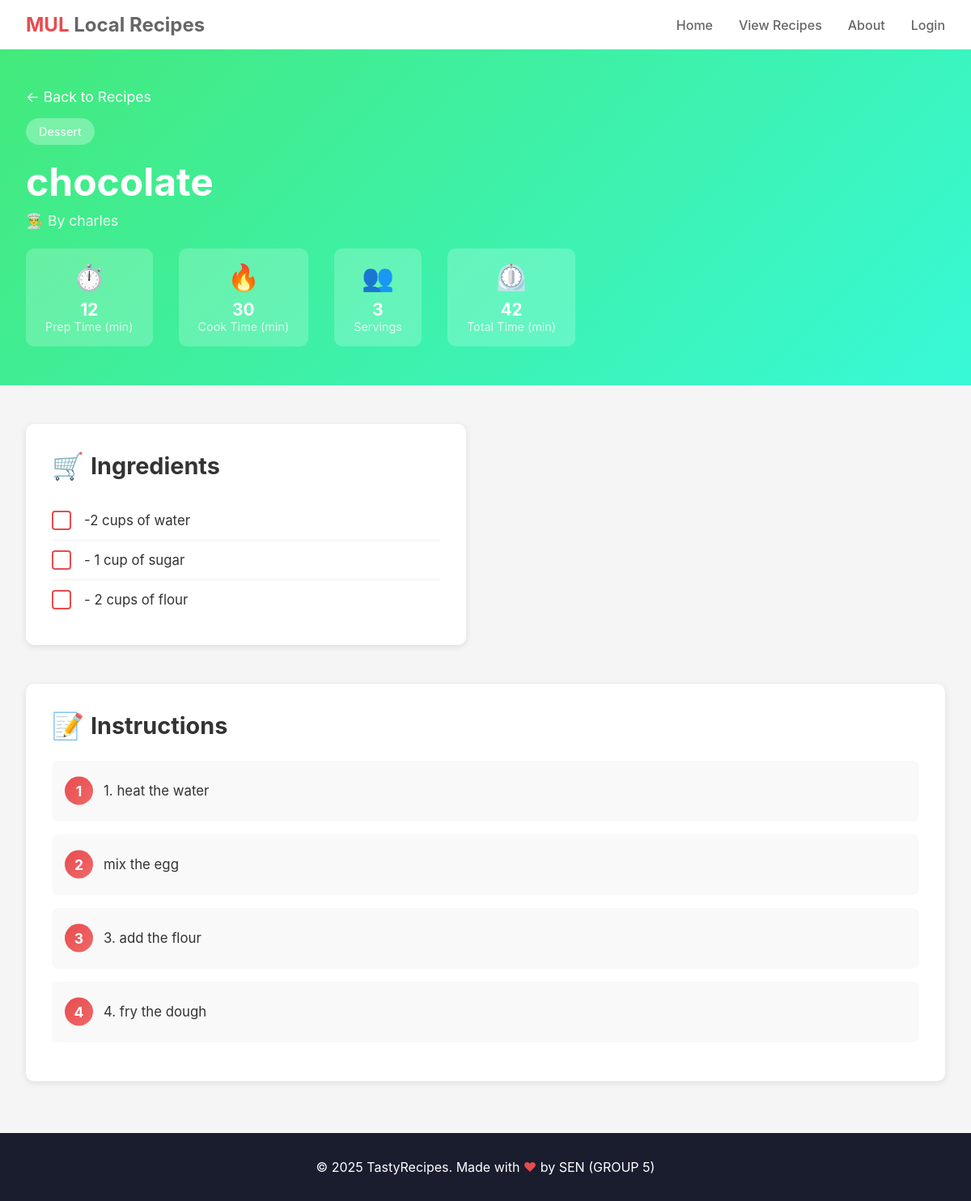
/recipe/1, run on the app's committed database.
### app.py (models this page shows)
class Recipe(db.Model):
    id = db.Column(db.Integer, primary_key=True)
    name = db.Column(db.String(120), nullable=False)
    category = db.Column(db.String(50), nullable=False)
    prep_time = db.Column(db.Integer, nullable=False)
    cook_time = db.Column(db.Integer, nullable=False)
    servings = db.Column(db.Integer, nullable=False)
    ingredients = db.Column(db.Text, nullable=False)
    instructions = db.Column(db.Text, nullable=False)
    image_url = db.Column(db.String(500))
    user_id = db.Column(db.Integer, db.ForeignKey('user.id'), nullable=False)
    created_at = db.Column(db.DateTime, default=datetime.utcnow)

class User(db.Model):
    id = db.Column(db.Integer, primary_key=True)
    username = db.Column(db.String(80), unique=True, nullable=False)
    password = db.Column(db.String(200), nullable=False)
    recipes = db.relationship('Recipe', backref='author', lazy=True)

### app.py (the view)
@app.route('/recipe/<int:id>')
def view_recipe(id):
    recipe = Recipe.query.get_or_404(id)
    return render_template('recipe_detail.html', recipe=recipe)

### templates/recipe_detail.html (shortened to what this page needs)
{% extends "base.html" %}
{% block content %}
<div class="recipe-hero {% if recipe.category == 'Breakfast' or recipe.category == 'Dinner' %}pink{% elif recipe.category == 'Lunch' %}blue{% elif recipe.category == 'Dessert' %}green{% else %}blue{% endif %}">
    <div class="hero-content">
        <a href="{{ url_for('view_recipes') }}" class="back-button">← Back to Recipes</a>
        <div class="recipe-header">
            <div class="recipe-title-section">
                <span class="recipe-badge">{{ recipe.category }}</span>
                <h1>{{ recipe.name }}</h1>
                <p class="recipe-author">👨‍🍳 By {{ recipe.author.username }}</p>
                <div class="recipe-stats">
                    <div class="stat-item">
                        <div class="stat-icon">⏱️</div>
                        <div class="stat-value">{{ recipe.prep_time }}</div>
                        <div class="stat-label">Prep Time (min)</div>
                    </div>
                    <div class="stat-item">
                        <div class="stat-icon">🔥</div>
                        <div class="stat-value">{{ recipe.cook_time }}</div>
                        <div class="stat-label">Cook Time (min)</div>
                    </div>
                    <div class="stat-item">
                        <div class="stat-icon">👥</div>
                        <div class="stat-value">{{ recipe.servings }}</div>
                        <div class="stat-label">Servings</div>
                    </div>
                    <div class="stat-item">
                        <div class="stat-icon">⏲️</div>
                        <div class="stat-value">{{ recipe.prep_time + recipe.cook_time }}</div>
                        <div class="stat-label">Total Time (min)</div>
                    </div>
                </div>
            </div>
        </div>
    </div>
</div>
<div class="recipe-content-section">
    <div class="content-grid">
        <div class="content-box">
            <h2 class="section-title">
                <span class="section-icon">🛒</span>
                Ingredients
            </h2>
            <ul class="ingredients-list">
                {% for ingredient in recipe.ingredients.split('\n') %}
                {% if ingredient.strip() %}
                <li>
                    <div class="ingredient-checkbox"></div>
                    <span class="ingredient-text">{{ ingredient.strip() }}</span>
                </li>
                {% endif %}
                {% endfor %}
            </ul>
        </div>
        <div class="content-box full-width">
            <h2 class="section-title">
                <span class="section-icon">📝</span>
                Instructions
            </h2>
            <ol class="instructions-list">
                {% for instruction in recipe.instructions.split('\n') %}
                {% if instruction.strip() %}
                <li>
                    <p class="instruction-text">{{ instruction.strip() }}</p>
                </li>
                {% endif %}
                {% endfor %}
            </ol>
        </div>
    </div>
</div>
{% endblock %}

### templates/base.html (shortened to what this page needs)
<!DOCTYPE html>
<html lang="en">
<head>
</head>
<body>
    <nav class="navbar">
        <div class="logo">
            <span class="mul">MUL</span> <span class="text">Local Recipes</span>
        </div>
        <div class="nav-links">
            <a href="{{ url_for('index') }}" {% if request.endpoint == 'index' %}class="active"{% endif %}>Home</a>
            <a href="{{ url_for('view_recipes') }}" {% if request.endpoint == 'view_recipes' %}class="active"{% endif %}>View Recipes</a>
            <a href="{{ url_for('about') }}" {% if request.endpoint == 'about' %}class="active"{% endif %}>About</a>
            {% if session.user_id %}
            <div class="user-badge" title="{{ session.username }}">{{ session.username[0].upper() }}</div>
            <a href="{{ url_for('logout') }}">Logout</a>
            {% else %}
            <a href="{{ url_for('login') }}">Login</a>
            {% endif %}
        </div>
    </nav>
    {% block content %}{% endblock %}
    <footer>
        <p>© 2025 TastyRecipes. Made with <span class="heart">❤</span> by SEN (GROUP 5)</p>
    </footer>
</body>
</html>

### templates/base.html (style rules this page uses)
* { margin: 0; padding: 0; box-sizing: border-box; }
body { font-family: -apple-system, BlinkMacSystemFont, 'Segoe UI', Roboto, Oxygen, Ubuntu, Cantarell, sans-serif; background-color: #f5f5f5; }
.navbar { background-color: white; padding: 1rem 2rem; box-shadow: 0 2px 4px rgba(0,0,0,0.1); display: flex; justify-content: space-between; align-items: center; }
.logo { font-size: 1.5rem; font-weight: bold; }
.logo .mul { color: #e84c4f; }
.logo .text { color: #666; }
.nav-links { display: flex; gap: 2rem; align-items: center; }
.nav-links a { text-decoration: none; color: #666; font-weight: 500; transition: color 0.3s; }
footer { background-color: #1a1d2e; color: white; text-align: center; padding: 2rem; margin-top: 4rem; }
footer .heart { color: #e84c4f; }

### templates/recipe_detail.html (style rules this page uses)
.recipe-hero { background: linear-gradient(135deg, #667eea 0%, #764ba2 100%); color: white; padding: 3rem 0; position: relative; }
.recipe-hero.green { background: linear-gradient(135deg, #43e97b 0%, #38f9d7 100%); }
.hero-content { max-width: 1200px; margin: 0 auto; padding: 0 2rem; }
.back-button { display: inline-block; color: white; text-decoration: none; margin-bottom: 1rem; font-size: 1.1rem; transition: opacity 0.3s; }
.recipe-header { display: flex; justify-content: space-between; align-items: start; flex-wrap: wrap; gap: 2rem; }
.recipe-title-section h1 { font-size: 3rem; margin-bottom: 0.5rem; }
.recipe-badge { display: inline-block; padding: 0.5rem 1rem; border-radius: 25px; font-size: 0.9rem; background-color: rgba(255, 255, 255, 0.3); margin-bottom: 1rem; }
.recipe-author { font-size: 1.1rem; opacity: 0.9; }
.recipe-stats { display: flex; gap: 2rem; margin-top: 1.5rem; flex-wrap: wrap; }
.stat-item { text-align: center; background-color: rgba(255, 255, 255, 0.2); padding: 1rem 1.5rem; border-radius: 10px; }
.stat-icon { font-size: 2rem; margin-bottom: 0.5rem; }
.stat-label { font-size: 0.9rem; opacity: 0.8; }
.stat-value { font-size: 1.3rem; font-weight: bold; }
.recipe-content-section { max-width: 1200px; margin: 3rem auto; padding: 0 2rem; }
.content-grid { display: grid; grid-template-columns: 1fr 1fr; gap: 3rem; }
.content-box { background: white; padding: 2rem; border-radius: 10px; box-shadow: 0 2px 8px rgba(0,0,0,0.1); }
.section-title { font-size: 1.8rem; color: #333; margin-bottom: 1.5rem; display: flex; align-items: center; gap: 0.5rem; }
.section-icon { font-size: 2rem; }
.ingredients-list { list-style: none; padding: 0; }
.ingredients-list li { padding: 0.75rem 0; border-bottom: 1px solid #f0f0f0; display: flex; align-items: center; gap: 1rem; }
.ingredients-list li:last-child { border-bottom: none; }
.ingredient-checkbox { width: 24px; height: 24px; border: 2px solid #e84c4f; border-radius: 4px; cursor: pointer; flex-shrink: 0; position: relative; }
.ingredient-text { color: #333; font-size: 1.05rem; }
.instructions-list { counter-reset: step-counter; list-style: none; padding: 0; }
.instructions-list li { padding: 1.5rem; margin-bottom: 1rem; background-color: #f9f9f9; border-radius: 8px; position: relative; padding-left: 4rem; counter-increment: step-counter; }
.instructions-list li::before { content: counter(step-counter); position: absolute; left: 1rem; top: 50%; transform: translateY(-50%); background: linear-gradient(135deg, #e84c4f 0%, #f06868 100%); color: white; width: 35px; height: 35px; border-radius: 50%; display: flex; align-items: center; justify-content: center; font-weight: bold; font-size: 1.1rem; }
.instruction-text { color: #333; line-height: 1.6; font-size: 1.05rem; }
.full-width { grid-column: 1 / -1; }

### data on the page
Recipe: category "Dessert", name "chocolate", prep_time "12", cook_time "30", servings "3", recipe.prep_time+recipe.cook_time "42"
User: author.username "charles"

### other printed values
{{ ingredient.strip() }} "-2 cups of water" "- 1 cup of sugar" "- 2 cups of flour"
{{ instruction.strip() }} "1. heat the water" "mix the egg" "3. add the flour" "4. fry the dough"
